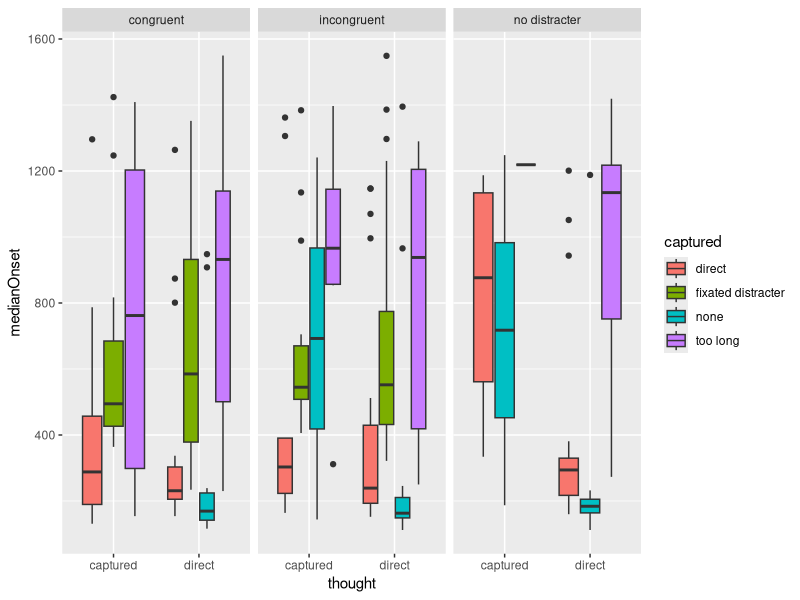

Write the R code that produced this figure.
library(ggplot2)
library(dplyr)

fDat = read.csv("aoiFixationData.csv")
rDat = read.csv("responseCapture.csv")


rDat$lookedAtTarg = FALSE
rDat$lookedAtDist = FALSE


# determine if trial included fixation to target or distracter
for (tr in 1:nrow(rDat))
{
	tfDat = fDat[which(fDat$trial==rDat$trial[tr] & fDat$observer==rDat$observer[tr]),]
	rDat$lookedAtTarg[tr] = sum(tfDat$aoi2 == "target")>0
	rDat$lookedAtDist[tr] = sum(tfDat$aoi2 == "distracter")>0
}

rDat$lookedAtTarg = as.logical(rDat$lookedAtTarg)
rDat$lookedAtDist = as.logical(rDat$lookedAtDist)

rTarg = filter(rDat, lookedAtTarg)

for (ii in 1:nrow(rTarg))
{
	tr = rTarg$trial[ii]
	ob = rTarg$observer[ii]
	trialFix = filter(fDat, observer==ob, trial==tr)
	targFix = filter(trialFix, aoi2=="target")
	rTarg$targOnset[ii] = min(targFix$onset)
}




adat  = (rTarg
		%>% group_by(observer, thought, captured, congC) 
		%>% summarise(
			medianOnset=median(targOnset),
			nTrials = length(targOnset)))

write.csv( adat, "targetOnsetTimes.txt", row.names=FALSE)

plt = ggplot(adat, aes(x=thought, y=medianOnset, fill=captured)) + geom_boxplot()
plt = plt + facet_grid(.~congC)
ggsave("onsetTime.pdf")